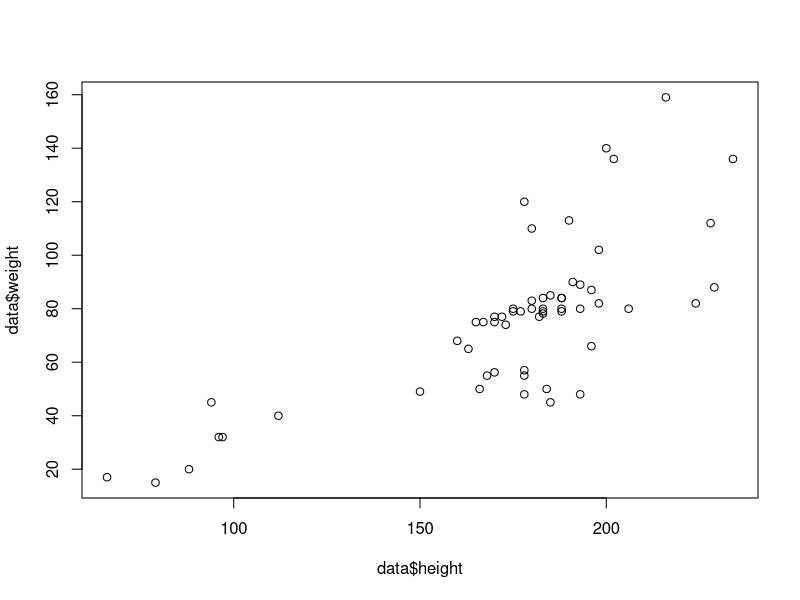

This chart was generated by the following R code:
## ---- chunk 1
knitr::opts_chunk$set(echo = TRUE)
## ---- chunk 2
library(tidyverse)
## ---- chunk 3
data <- starwars
head(data)
## ---- chunk 4
data <- data %>% 
  select(name, gender, mass, height, hair_color) %>% 
  filter(mass < 400) %>% 
  rename(weight = mass) %>% 
  mutate(gender = recode(gender, "masculine" = "male", "feminine" = "female"))

head(data)
## ---- chunk 5
plot(data$height, data$weight)

